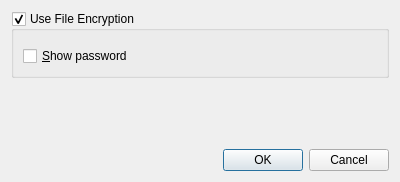
<?xml version="1.0" encoding="UTF-8"?>
<ui version="4.0">
 <class>FormEncryptionSettings</class>
 <widget class="QDialog" name="FormEncryptionSettings">
  <property name="geometry">
   <rect>
    <x>0</x>
    <y>0</y>
    <width>400</width>
    <height>182</height>
   </rect>
  </property>
  <property name="windowTitle">
   <string>Dialog</string>
  </property>
  <layout class="QGridLayout" name="gridLayout">
   <item row="0" column="0">
    <widget class="QGroupBox" name="m_gbEncryption">
     <property name="title">
      <string>Use File Encryption</string>
     </property>
     <property name="checkable">
      <bool>true</bool>
     </property>
     <layout class="QGridLayout" name="gridLayout_2">
      <item row="0" column="0">
       <widget class="LineEditWithStatus" name="m_tbPassword" native="true"/>
      </item>
      <item row="1" column="0">
       <widget class="QCheckBox" name="m_cbShowPassword">
        <property name="text">
         <string>&amp;Show password</string>
        </property>
       </widget>
      </item>
     </layout>
    </widget>
   </item>
   <item row="1" column="0">
    <spacer name="verticalSpacer">
     <property name="orientation">
      <enum>Qt::Vertical</enum>
     </property>
     <property name="sizeHint" stdset="0">
      <size>
       <width>20</width>
       <height>60</height>
      </size>
     </property>
    </spacer>
   </item>
   <item row="2" column="0">
    <widget class="QDialogButtonBox" name="m_buttonBox">
     <property name="orientation">
      <enum>Qt::Horizontal</enum>
     </property>
     <property name="standardButtons">
      <set>QDialogButtonBox::Cancel|QDialogButtonBox::Ok</set>
     </property>
    </widget>
   </item>
  </layout>
 </widget>
 <customwidgets>
  <customwidget>
   <class>LineEditWithStatus</class>
   <extends>QWidget</extends>
   <header>lineeditwithstatus.h</header>
   <container>1</container>
  </customwidget>
 </customwidgets>
 <resources/>
 <connections>
  <connection>
   <sender>m_buttonBox</sender>
   <signal>accepted()</signal>
   <receiver>FormEncryptionSettings</receiver>
   <slot>accept()</slot>
   <hints>
    <hint type="sourcelabel">
     <x>248</x>
     <y>254</y>
    </hint>
    <hint type="destinationlabel">
     <x>157</x>
     <y>274</y>
    </hint>
   </hints>
  </connection>
  <connection>
   <sender>m_buttonBox</sender>
   <signal>rejected()</signal>
   <receiver>FormEncryptionSettings</receiver>
   <slot>reject()</slot>
   <hints>
    <hint type="sourcelabel">
     <x>316</x>
     <y>260</y>
    </hint>
    <hint type="destinationlabel">
     <x>286</x>
     <y>274</y>
    </hint>
   </hints>
  </connection>
 </connections>
</ui>
